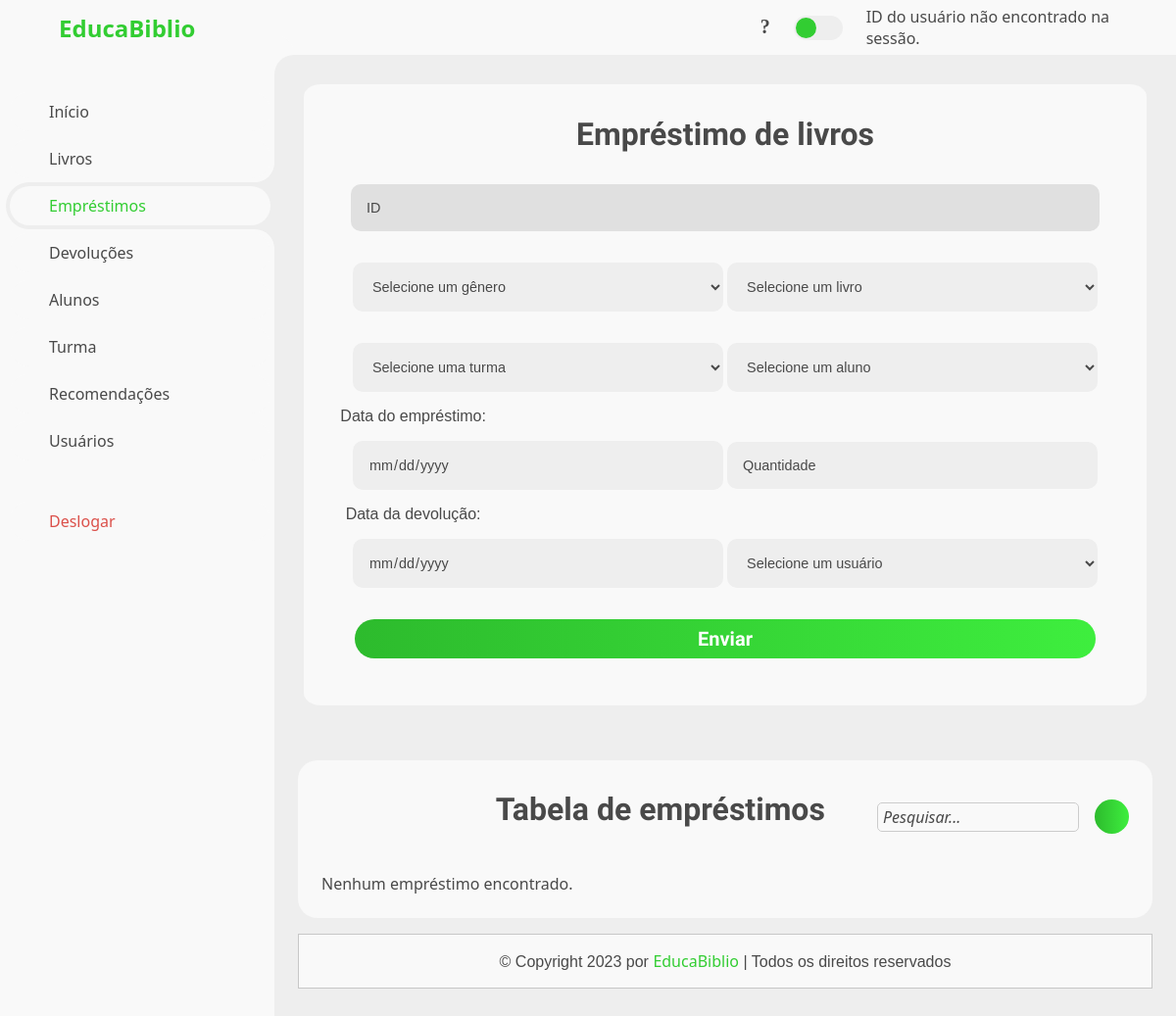
Before: /View/emprestimos.php with the older database file.
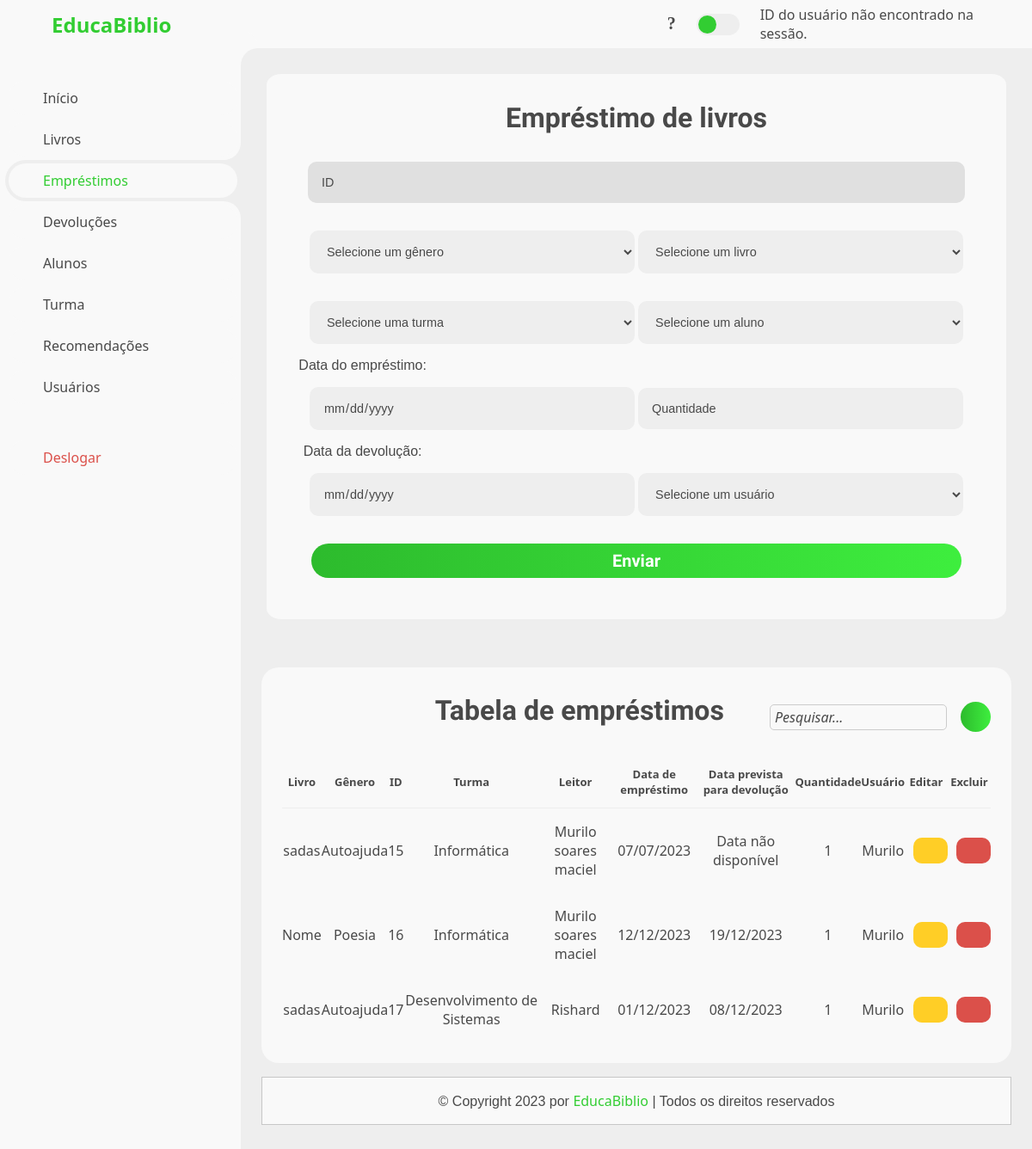
After: the same page with the newer database file.
### tables this page shows
CREATE TABLE IF NOT EXISTS `emprestimo` (
  `idEmprestimo` int NOT NULL AUTO_INCREMENT,
  `DataEmprestimo` date NOT NULL,
  `StatusEmprestimo` int NOT NULL,
  `livro_idLivro` int NOT NULL,
  `usuario_idUsuario` int NOT NULL,
  `prof_idProf` int DEFAULT NULL,
  `aluno_idAluno` int DEFAULT NULL,
  `Quantidade_emp` int NOT NULL,
  PRIMARY KEY (`idEmprestimo`),
  KEY `fk_empestimo_livro1_idx` (`livro_idLivro`),
  KEY `fk_empestimo_usuario1_idx` (`usuario_idUsuario`),
  KEY `fk_empestimo_prof1_idx` (`prof_idProf`),
  KEY `fk_empestimo_aluno1_idx` (`aluno_idAluno`)
);

CREATE TABLE IF NOT EXISTS `livro` (
  `idLivro` int NOT NULL AUTO_INCREMENT,
  `NomeLivro` varchar(100) NOT NULL,
  `IBSMLivro` varchar(50) DEFAULT NULL,
  `LocalLivro` varchar(250) DEFAULT NULL,
  `PrateleiraLivro` varchar(100) DEFAULT NULL,
  `ColunaLivro` varchar(100) DEFAULT NULL,
  `autor_idAutor` int NOT NULL,
  `Genero_idGenero` int NOT NULL,
  `Idioma_idIdioma` int NOT NULL,
  `FotoLivro` blob,
  `EditoraLivro` varchar(100) DEFAULT NULL,
  `EdicaoLivro` varchar(100) DEFAULT NULL,
  `CaminhoFotoLivro` varchar(255) DEFAULT NULL,
  `Quantidadelivros` int NOT NULL,
  `DidaticoLivro` varchar(10) DEFAULT NULL,
  PRIMARY KEY (`idLivro`),
  KEY `fk_Livro_Altor_idx` (`autor_idAutor`),
  KEY `fk_Livro_Genero1_idx` (`Genero_idGenero`),
  KEY `fk_Livro_Idioma1_idx` (`Idioma_idIdioma`)
);

CREATE TABLE IF NOT EXISTS `genero` (
  `idGenero` int NOT NULL AUTO_INCREMENT,
  `NomeGenero` varchar(50) NOT NULL,
  PRIMARY KEY (`idGenero`)
);

CREATE TABLE IF NOT EXISTS `turma` (
  `IdTurma` int NOT NULL AUTO_INCREMENT,
  `AnoTurma` varchar(50) NOT NULL,
  `NomeTurma` varchar(50) DEFAULT NULL,
  `AnodeInicio` int DEFAULT NULL,
  PRIMARY KEY (`IdTurma`)
);

CREATE TABLE IF NOT EXISTS `aluno` (
  `idAluno` int NOT NULL AUTO_INCREMENT,
  `NomeAluno` varchar(100) NOT NULL,
  `EmailAluno` varchar(100) DEFAULT NULL,
  `ObsAluno` varchar(250) DEFAULT NULL,
  `Turma_idTurma` int NOT NULL,
  PRIMARY KEY (`idAluno`),
  KEY `fk_Aluno_Turma1_idx` (`Turma_idTurma`)
);

CREATE TABLE IF NOT EXISTS `usuario` (
  `idUsuario` int NOT NULL AUTO_INCREMENT,
  `UserUsuario` varchar(100) NOT NULL,
  `NomeUsuario` varchar(100) NOT NULL,
  `EmailUsuario` varchar(100) NOT NULL,
  `SenhaUsuario` varchar(100) NOT NULL,
  `FotoUsuario` blob,
  `CamFoto` varchar(200) NOT NULL,
  PRIMARY KEY (`idUsuario`)
);

CREATE TABLE IF NOT EXISTS `devolucao` (
  `idDevolucao` int NOT NULL AUTO_INCREMENT,
  `DataDevolucao` date NOT NULL,
  `DataDevolvida` date DEFAULT NULL,
  `StatusDevolucao` int NOT NULL,
  `emprestimo_idEmprestimo` int NOT NULL,
  PRIMARY KEY (`idDevolucao`),
  KEY `fk_devolucao_empestimo1_idx` (`emprestimo_idEmprestimo`)
);

### View/emprestimos.php (the view, shortened to what the changed rows need)
<!DOCTYPE html>
<html lang="pt-br">
<head>
	<link rel="stylesheet" href="../CSS/style.css">
	<link rel="stylesheet" href="../CSS/popup5.css">
</head>
<body>
	<section id="content">
		</head>
		<body>
			<main>
				<div class="table-data">
					<div class="order">
						<div class="head">
							<h3>Tabela de empréstimos</h3>
							<input type="text" id="searchInput" class="searchInput" placeholder="Pesquisar...">
							<button class="pdf-button">
								<i class="fas fa-file-pdf"></i></button>
						</div>
						<?php
						$conexao = new CConexao();
						$conn = $conexao->getConnection();
						$sql = "SELECT
          livro.NomeLivro AS TituloLivro,
          genero.NomeGenero,
          emprestimo.idEmprestimo,
          turma.NomeTurma,
          aluno.NomeAluno,
          emprestimo.DataEmprestimo,
          devolucao.DataDevolucao,
          emprestimo.Quantidade_emp,
          usuario.UserUsuario,
          usuario.EmailUsuario
      FROM emprestimo
      INNER JOIN livro ON emprestimo.livro_idLivro = livro.idLivro
      INNER JOIN genero ON livro.Genero_idGenero = genero.idGenero
      INNER JOIN aluno ON emprestimo.aluno_idAluno = aluno.idAluno
      INNER JOIN turma ON aluno.Turma_idTurma = turma.IdTurma
      INNER JOIN usuario ON emprestimo.usuario_idUsuario = usuario.idUsuario
      LEFT JOIN devolucao ON emprestimo.idEmprestimo = devolucao.emprestimo_idEmprestimo";
						$result = $conn->query($sql);
						if ($result === false) {
							$errorInfo = $conn->errorInfo();
							echo "Erro na consulta SQL: " . $errorInfo[2];
						} else {
							if ($result->rowCount() > 0) {
								$emprestimos = $result->fetchAll(PDO::FETCH_ASSOC);
								echo "<table>";
								echo "<thead>";
								echo "<tr>";
								echo "<th><center>Livro</center></th>";
								echo "<th><center>Gênero</center></th>";
								echo "<th><center>ID</center></th>";
								echo "<th><center>Turma</center></th>";
								echo "<th><center>Leitor</center></th>";
								echo "<th><center>Data de empréstimo</center></th>";
								echo "<th><center>Data prevista para devolução</center></th>";
								echo "<th><center>Quantidade</center></th>";
								echo "<th><center>Usuário</center></th>";
								echo "<th><center>Editar</center></th>";
								echo "<th><center>Excluir</center></th>";
								echo "</tr>";
								echo "</thead>";
								echo "<tbody>";
								foreach ($emprestimos as $row) {
									echo "<tr>";
									echo "<td><center>" . $row["TituloLivro"] . "</center></td>";
									echo "<td><center>" . $row["NomeGenero"] . "</center></td>";
									echo "<td><center>" . $row["idEmprestimo"] . "</center></td>";
									echo "<td><center>" . $row["NomeTurma"] . "</center></td>";
									echo "<td><center>" . $row["NomeAluno"] . "</center></td>";
									if ($row["DataEmprestimo"] !== null) {
										echo "<td><center>" . date('d/m/Y', strtotime($row["DataEmprestimo"])) . "</center></td>";
									} else {
										echo "<td><center>Data não disponível</center></td>";
									}
									if ($row["DataDevolucao"] !== null) {
										echo "<td><center>" . date('d/m/Y', strtotime($row["DataDevolucao"])) . "</center></td>";
									} else {
										echo "<td><center>Data não disponível</center></td>";
									}
									echo "<td><center>" . $row["Quantidade_emp"] . "</center></td>";
									echo "<td><center>" . $row["UserUsuario"] . "</center></td>";
									echo "<td><center><button class='edit-button'><i class='fas fa-pencil-alt'></i></button></center></td>";
									echo "<td><div class='container'><center><button class='delete-button' type='submit' onclick='handlePopup(true)'><i class='fas fa-trash-alt'></i></button></center><div class='popup' id='popup'><img src='../img/decisao.png' aria-label='popup decisão'><h2 class='title'>Aviso!</h2><p class='desc'>Deseja mesmo excluir?</p><button class='close-popup-button' type='submit' onclick='handlePopup(false)'>Fechar</button><a href='../Controller/CExcluir_usuario.php?id={$row["idEmprestimo"]}'><button class='close-popup-button'>Excluir</button></a></div></div></div></td>";
									echo "</tr>";
								}
							} else {
								echo "<p>Nenhum empréstimo encontrado.</p>";
							}
						}
						?>
					</div>
				</div>
			</main>
	</section>
</body>
</html>
</body>
</html>

Changed rows visible on the page:
added emprestimo: livro_idLivro.NomeLivro "sadas", genero.NomeGenero "Autoajuda", idEmprestimo "15", turma.NomeTurma "Informática", aluno_idAluno.NomeAluno "Murilo soares maciel", DataEmprestimo "07/07/2023", shows "Data não disponível", Quantidade_emp "1", usuario_idUsuario.UserUsuario "Murilo"
added emprestimo: livro_idLivro.NomeLivro "Nome", genero.NomeGenero "Poesia", idEmprestimo "16", turma.NomeTurma "Informática", aluno_idAluno.NomeAluno "Murilo soares maciel", DataEmprestimo "12/12/2023", devolucao.DataDevolucao "19/12/2023", Quantidade_emp "1", usuario_idUsuario.UserUsuario "Murilo"
added emprestimo: livro_idLivro.NomeLivro "sadas", genero.NomeGenero "Autoajuda", idEmprestimo "17", turma.NomeTurma "Desenvolvimento de Sistemas", aluno_idAluno.NomeAluno "Rishard", DataEmprestimo "01/12/2023", devolucao.DataDevolucao "08/12/2023", Quantidade_emp "1", usuario_idUsuario.UserUsuario "Murilo"
Other visible differences:
text no longer shown: "Nenhum empréstimo encontrado."
text now shown: "Livro Gênero ID Turma Leitor Data de empréstimo Data prevista para devolução Quantidade Usuário Editar Excluir"
